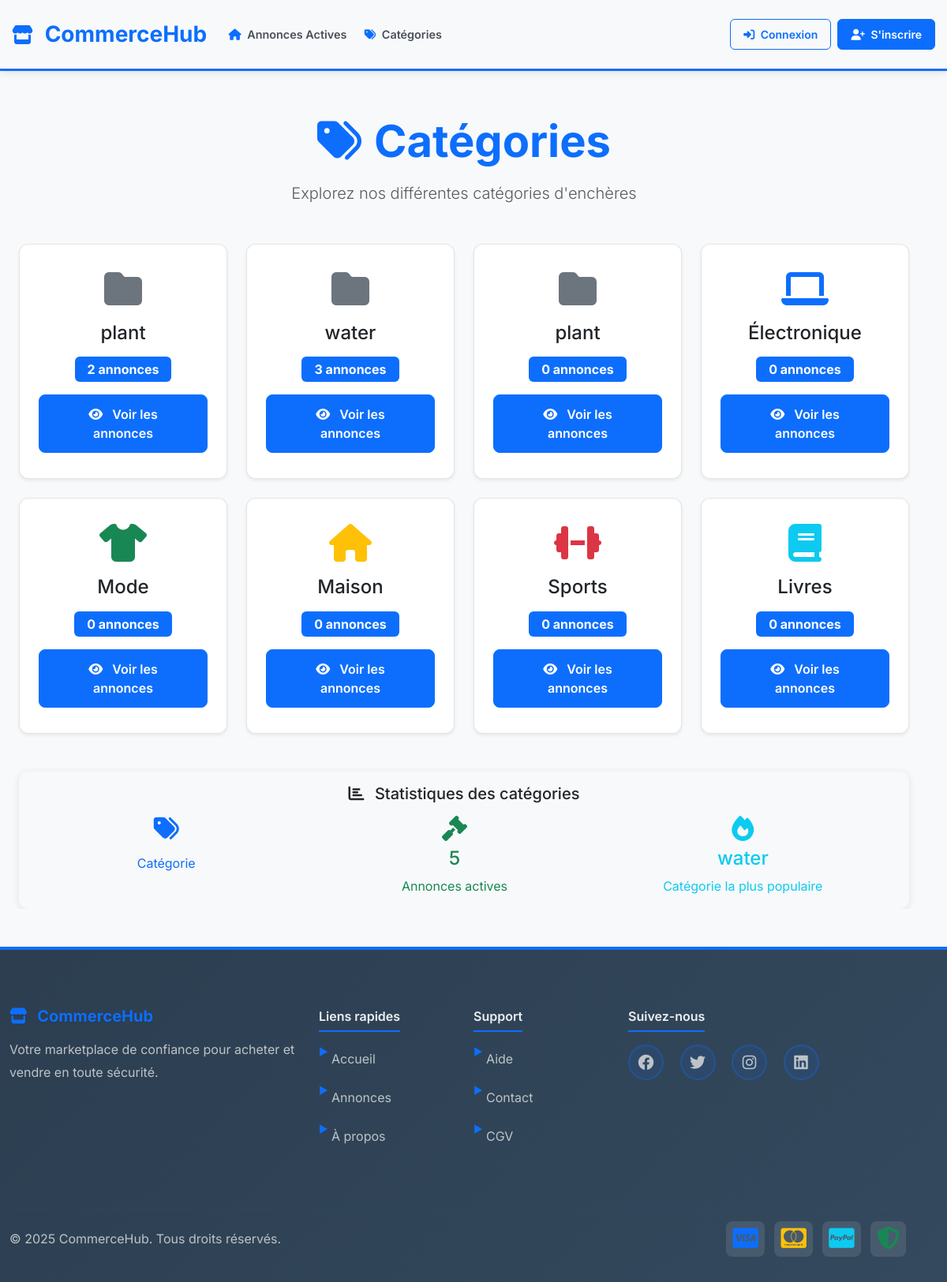
The page /categories/ on the database as committed earlier.
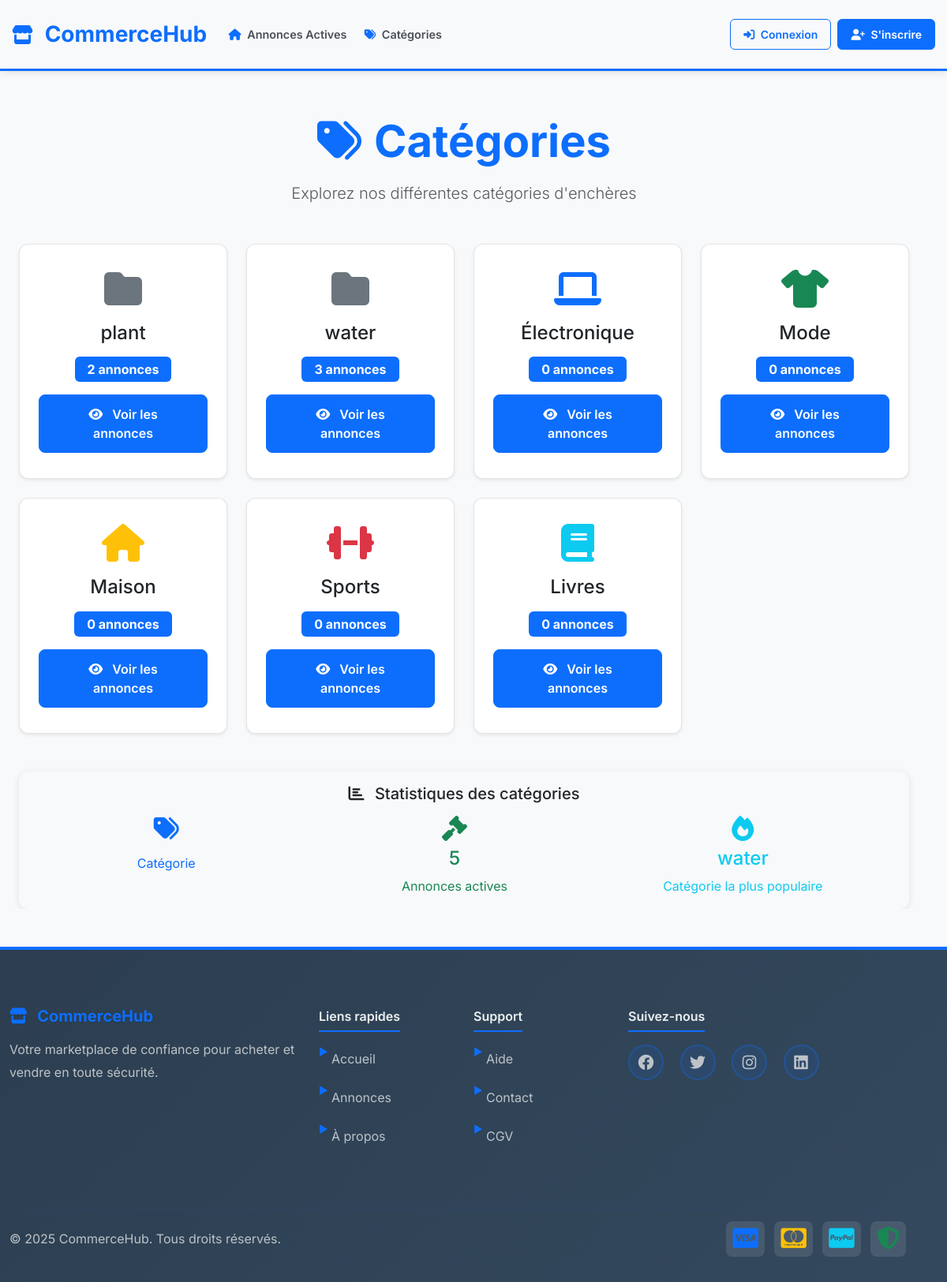
The same page on the database as committed later.
### auctions/models.py (models this page shows, shortened)
class Category(models.Model):
    categoryName = models.CharField(max_length=50, unique=True)
    class Meta:
        verbose_name_plural = "Categories"

### auctions/views.py (the view)
# urls.py: path("categories/", views.categories_list, name="categories_list"),
def categories_list(request):
    categories = Category.objects.all()
    categories_with_count = []
    total_listings = 0
    max_count = 0
    most_popular_category = None
    for category in categories:
        listing_count = Listing.objects.filter(category=category, isActive=True).count()
        category.listing_count = listing_count
        categories_with_count.append(category)
        total_listings += listing_count
        if listing_count > max_count:
            max_count = listing_count
            most_popular_category = category
    return render(request, "auctions/categories.html", {
        "categories": categories_with_count,
        "total_listings": total_listings,
        "most_popular_category": most_popular_category
    })

### auctions/templates/auctions/categories.html (shortened to what the changed rows need)
{% extends "auctions/layout.html" %}
{% block body %}
<div class="container mt-4">
    <div class="row mb-4">
        <div class="col-12">
            <div class="text-center mb-4">
                <h1 class="display-4 fw-bold text-primary mb-3">
                    <i class="fas fa-tags me-3"></i>Catégories
                </h1>
            </div>
        </div>
    </div>
    {% if categories %}
        <div class="row g-4">
            {% for category in categories %}
                <div class="col-12 col-sm-6 col-md-4 col-lg-3">
                    <div class="card h-100 shadow-sm category-card">
                        <div class="card-body d-flex flex-column text-center">
                            <div class="mb-3">
                                {% if category.categoryName == "Électronique" %}
                                    <i class="fas fa-laptop text-primary" style="font-size: 3rem;"></i>
                                {% elif category.categoryName == "Mode" %}
                                    <i class="fas fa-tshirt text-success" style="font-size: 3rem;"></i>
                                {% elif category.categoryName == "Maison" %}
                                    <i class="fas fa-home text-warning" style="font-size: 3rem;"></i>
                                {% elif category.categoryName == "Sports" %}
                                    <i class="fas fa-dumbbell text-danger" style="font-size: 3rem;"></i>
                                {% elif category.categoryName == "Livres" %}
                                    <i class="fas fa-book text-info" style="font-size: 3rem;"></i>
                                {% else %}
                                    <i class="fas fa-folder text-secondary" style="font-size: 3rem;"></i>
                                {% endif %}
                            </div>
                            <h4 class="card-title mb-3">{{ category.categoryName }}</h4>
                            <div class="mb-3">
                                <span class="badge bg-primary fs-6 px-3 py-2">
                                    {{ category.listing_count }} annonce{{ category.listing_count|pluralize }}
                                </span>
                            </div>
                            <div class="mt-auto">
                                <a href="{% url 'category_listings' categoryName=category.categoryName %}"
                                   class="btn btn-primary w-100">
                                    <i class="fas fa-eye me-2"></i>
                                    Voir les annonces
                                </a>
                            </div>
                        </div>
                    </div>
                </div>
            {% endfor %}
        </div>
        <div class="row mt-5">
            <div class="col-12">
                <div class="card bg-light">
                    <div class="card-body text-center">
                        <h5 class="card-title">
                            <i class="fas fa-chart-bar me-2"></i>
                            Statistiques des catégories
                        </h5>
                        <div class="row mt-3">
                            <div class="col-md-4">
                                <div class="text-primary">
                                    <i class="fas fa-tags fa-2x mb-2"></i>
                                    <p class="mb-0">Catégorie{{ categories.count|pluralize }}</p>
                                </div>
                            </div>
                            <div class="col-md-4">
                                <div class="text-success">
                                    <i class="fas fa-gavel fa-2x mb-2"></i>
                                    <h4>{{ total_listings }}</h4>
                                    <p class="mb-0">Annonce{{ total_listings|pluralize }} active{{ total_listings|pluralize }}</p>
                                </div>
                            </div>
                            <div class="col-md-4">
                                <div class="text-info">
                                    <i class="fas fa-fire fa-2x mb-2"></i>
                                    <h4>{{ most_popular_category.categoryName|default:"N/A" }}</h4>
                                    <p class="mb-0">Catégorie la plus populaire</p>
                                </div>
                            </div>
                        </div>
                    </div>
                </div>
            </div>
        </div>
    {% endif %}
</div>
{% endblock %}

Rows that differ between the two databases and show on the page:
removed Category: categoryName "plant", listing_count "0"
